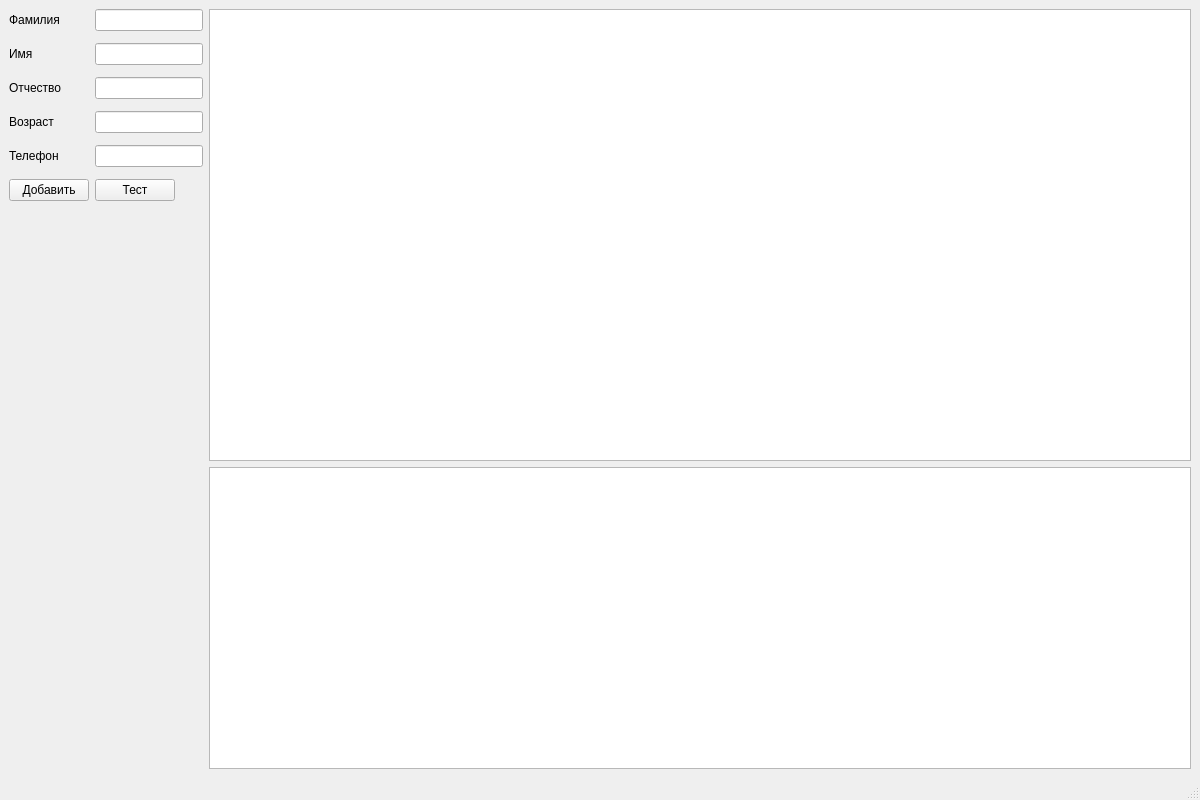
<?xml version="1.0" encoding="UTF-8"?>
<ui version="4.0">
 <class>MainWindow</class>
 <widget class="QMainWindow" name="MainWindow">
  <property name="geometry">
   <rect>
    <x>0</x>
    <y>0</y>
    <width>1200</width>
    <height>800</height>
   </rect>
  </property>
  <property name="windowTitle">
   <string>MainWindow</string>
  </property>
  <widget class="QWidget" name="centralwidget">
   <layout class="QGridLayout" name="gridLayout">
    <item row="0" column="2">
     <widget class="QTableWidget" name="tw_personList">
      <property name="sizePolicy">
       <sizepolicy hsizetype="Preferred" vsizetype="Preferred">
        <horstretch>60</horstretch>
        <verstretch>60</verstretch>
       </sizepolicy>
      </property>
     </widget>
    </item>
    <item row="1" column="2">
     <widget class="QListWidget" name="lw_bankList">
      <property name="sizePolicy">
       <sizepolicy hsizetype="Expanding" vsizetype="Preferred">
        <horstretch>60</horstretch>
        <verstretch>40</verstretch>
       </sizepolicy>
      </property>
     </widget>
    </item>
    <item row="0" column="1">
     <layout class="QFormLayout" name="formLayout_2">
      <property name="sizeConstraint">
       <enum>QLayout::SetMaximumSize</enum>
      </property>
      <property name="fieldGrowthPolicy">
       <enum>QFormLayout::FieldsStayAtSizeHint</enum>
      </property>
      <property name="rowWrapPolicy">
       <enum>QFormLayout::DontWrapRows</enum>
      </property>
      <property name="horizontalSpacing">
       <number>6</number>
      </property>
      <property name="verticalSpacing">
       <number>12</number>
      </property>
      <item row="0" column="0">
       <widget class="QLabel" name="l_surname">
        <property name="text">
         <string>Фамилия</string>
        </property>
       </widget>
      </item>
      <item row="0" column="1">
       <widget class="QLineEdit" name="le_surname">
        <property name="sizePolicy">
         <sizepolicy hsizetype="Preferred" vsizetype="Fixed">
          <horstretch>40</horstretch>
          <verstretch>0</verstretch>
         </sizepolicy>
        </property>
       </widget>
      </item>
      <item row="1" column="0">
       <widget class="QLabel" name="l_name">
        <property name="text">
         <string>Имя</string>
        </property>
       </widget>
      </item>
      <item row="1" column="1">
       <widget class="QLineEdit" name="le_name">
        <property name="sizePolicy">
         <sizepolicy hsizetype="Preferred" vsizetype="Fixed">
          <horstretch>40</horstretch>
          <verstretch>0</verstretch>
         </sizepolicy>
        </property>
       </widget>
      </item>
      <item row="2" column="0">
       <widget class="QLabel" name="l_patronymic">
        <property name="text">
         <string>Отчество</string>
        </property>
       </widget>
      </item>
      <item row="2" column="1">
       <widget class="QLineEdit" name="le_patronymic">
        <property name="sizePolicy">
         <sizepolicy hsizetype="Preferred" vsizetype="Fixed">
          <horstretch>40</horstretch>
          <verstretch>0</verstretch>
         </sizepolicy>
        </property>
       </widget>
      </item>
      <item row="3" column="0">
       <widget class="QLabel" name="l_age">
        <property name="text">
         <string>Возраст</string>
        </property>
       </widget>
      </item>
      <item row="3" column="1">
       <widget class="QLineEdit" name="le_age">
        <property name="sizePolicy">
         <sizepolicy hsizetype="Preferred" vsizetype="Fixed">
          <horstretch>40</horstretch>
          <verstretch>0</verstretch>
         </sizepolicy>
        </property>
       </widget>
      </item>
      <item row="4" column="0">
       <widget class="QLabel" name="l_phone">
        <property name="text">
         <string>Телефон</string>
        </property>
       </widget>
      </item>
      <item row="4" column="1">
       <widget class="QLineEdit" name="le_phone">
        <property name="sizePolicy">
         <sizepolicy hsizetype="Preferred" vsizetype="Fixed">
          <horstretch>40</horstretch>
          <verstretch>0</verstretch>
         </sizepolicy>
        </property>
       </widget>
      </item>
      <item row="5" column="0">
       <widget class="QPushButton" name="pb_select">
        <property name="sizePolicy">
         <sizepolicy hsizetype="Preferred" vsizetype="Fixed">
          <horstretch>50</horstretch>
          <verstretch>0</verstretch>
         </sizepolicy>
        </property>
        <property name="text">
         <string>Добавить</string>
        </property>
       </widget>
      </item>
      <item row="5" column="1">
       <widget class="QPushButton" name="pb_test">
        <property name="sizePolicy">
         <sizepolicy hsizetype="Preferred" vsizetype="Fixed">
          <horstretch>50</horstretch>
          <verstretch>0</verstretch>
         </sizepolicy>
        </property>
        <property name="layoutDirection">
         <enum>Qt::LeftToRight</enum>
        </property>
        <property name="text">
         <string>Тест</string>
        </property>
       </widget>
      </item>
     </layout>
    </item>
   </layout>
  </widget>
  <widget class="QMenuBar" name="menubar">
   <property name="geometry">
    <rect>
     <x>0</x>
     <y>0</y>
     <width>1200</width>
     <height>22</height>
    </rect>
   </property>
  </widget>
  <widget class="QStatusBar" name="statusbar"/>
 </widget>
 <resources/>
 <connections/>
</ui>
